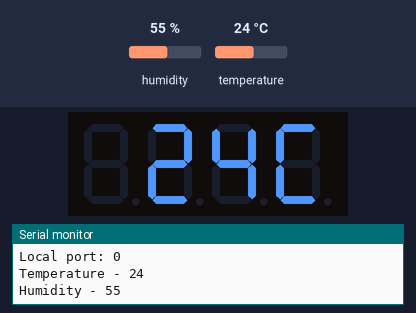
The sketch below on a simulated ESP8266 (NodeMCU). On the bench: 4-digit seven-segment display, the last lines printed to the serial monitor. The inputs (shaded band) are chosen by the test bench; at power-on: temperature 24 °C, humidity 55 %. WiFi joins after 1.5 s; servers stay silent unless stated.

Above: at 2.7 s.
2.8 s: temperature set to 12 °C
At 16.5 s:
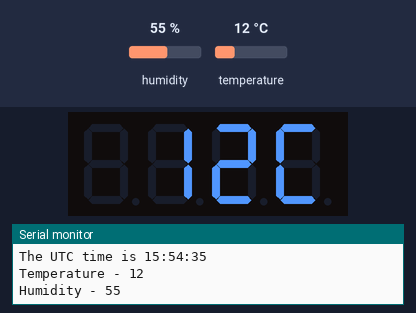
16.8 s: temperature set to 19 °C
At 30.5 s:
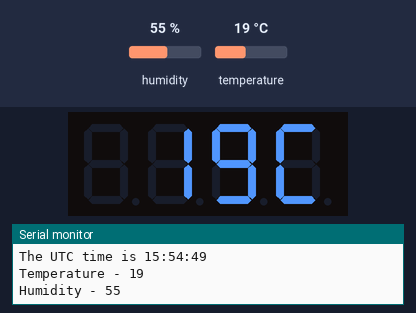
30.8 s: temperature set to 28 °C
At 44.6 s:
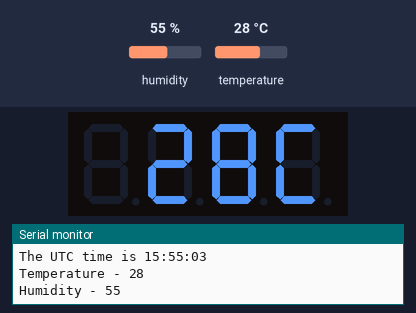
Timing chart, 0 to 46.1 s (numbered marks = the images above; inputs shaded):
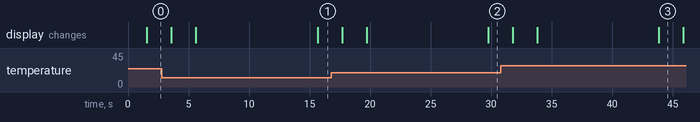

The sketch:

temptime.ino
```cpp
/*
   To display internet time, temperature and humidity on TM1637 4 digit display

   @aditya_rap

   JUGAAD TIME MACHINE
*/

#include <ESP8266WiFi.h>
#include <TM1637Display.h>
#include <SimpleDHT.h>

// get ntp time
#include <WiFiUdp.h>

char ssid[] = "xxx";  //  your network SSID (name)
char pass[] = "xxx";       // your network password

unsigned int localPort = 2390;      // local port to listen for UDP packets

IPAddress timeServerIP; // time.nist.gov NTP server address
const char* ntpServerName = "time.nist.gov";

const int NTP_PACKET_SIZE = 48; // NTP time stamp is in the first 48 bytes of the message

byte packetBuffer[ NTP_PACKET_SIZE]; //buffer to hold incoming and outgoing packets

// A UDP instance to let us send and receive packets over UDP
WiFiUDP udp;

const int TM1637_CLK = D6; //Set the CLK pin connection to the display
const int TM1637_DIO = D5; //Set the DIO pin connection to the display

const int pinDHT11 = D2; // temperature sensor pin for DHT11
SimpleDHT11 dht11;

int numCounter = 0;

unsigned long hour = 0;
unsigned long minute = 0;

const uint8_t SEG_DONE[] = {
	SEG_B | SEG_C | SEG_D | SEG_E | SEG_G,           // d
	SEG_A | SEG_B | SEG_C | SEG_D | SEG_E | SEG_F,   // O
	SEG_C | SEG_E | SEG_G,                           // n
	SEG_A | SEG_D | SEG_E | SEG_F | SEG_G            // E
	};


const uint8_t SEG_ERR[] = {
	SEG_A | SEG_D | SEG_E | SEG_F | SEG_G,  // E
	SEG_E | SEG_G,   						// r
	SEG_E | SEG_G,                         // r
	0
	};

const uint8_t LETTER_C = SEG_A | SEG_D | SEG_E | SEG_F ; // 'C'
const uint8_t LETTER_H = SEG_C | SEG_E | SEG_F | SEG_G ; // 'H'

TM1637Display display(TM1637_CLK, TM1637_DIO); //set up the 4-Digit Display.

bool getTemperatureHumidity(int&, int&); // get temp
unsigned long sendNTPpacket(IPAddress&); // prototype NTP packet sender


void setup()
{
	display.setBrightness(0x0f); //set the diplay to maximum brightness
	display.setSegments(SEG_DONE);

	Serial.begin(115200);
	// We start by connecting to a WiFi network
	Serial.print("Connecting to ");
	Serial.println(ssid);
	WiFi.begin(ssid, pass);

	while (WiFi.status() != WL_CONNECTED) {
		delay(500);
		Serial.print(".");
	}

	Serial.println("");

	Serial.println("WiFi connected");
	Serial.println("IP address: ");
	Serial.println(WiFi.localIP());

	Serial.println("Starting UDP");
	udp.begin(localPort);
	Serial.print("Local port: ");
	Serial.println(udp.localPort());
}

void loop() {

	int temperature, humidity;
	uint8_t data[] = { 0xff, 0xff, 0xff, 0xff }; // all on

	// read the temperature & humidity
	if(getTemperatureHumidity(temperature, humidity)) {

		// first display the temperture
		data[0] = temperature < 0 ? SEG_G : 0; // '-' sign

		data[1] = display.encodeDigit(temperature / 10); // first digit
		data[2] = display.encodeDigit(temperature % 10); // second digit
		data[3] = LETTER_C; // 'C' centigrade

		display.setSegments(data);

		delay(2000);

		// display humidity
		if(humidity >= 100) { //? can it ever be greater than 100 ?
			data[0] = display.encodeDigit(1);
			data[1] = data[2] = display.encodeDigit(0);
		} else {
			data[0] = 0;
			data[1] = display.encodeDigit(humidity / 10); // first digit
			data[2] = display.encodeDigit(humidity % 10); // second digit
		}
		data[3] = LETTER_H; // humidity 'H'

		display.setSegments(data);

	} else {
		display.setSegments(SEG_ERR);
	}

	//now display some time
	//get a random server from the pool
	WiFi.hostByName(ntpServerName, timeServerIP);
	sendNTPpacket(timeServerIP); // send an NTP packet to a time server

	// wait to see if a reply is available
	delay(2000);

	int cb = udp.parsePacket();

	if (!cb) {
		Serial.println("no packet yet");
		// take previous time itself
	}
	else {
		Serial.print("packet received, length=");
		Serial.println(cb);
		// We've received a packet, read the data from it
		udp.read(packetBuffer, NTP_PACKET_SIZE); // read the packet into the buffer

		//the timestamp starts at byte 40 of the received packet and is four bytes,
		// or two words, long. First, esxtract the two words:
		unsigned long highWord = word(packetBuffer[40], packetBuffer[41]);
		unsigned long lowWord = word(packetBuffer[42], packetBuffer[43]);
		// combine the four bytes (two words) into a long integer
		// this is NTP time (seconds since Jan 1 1900):
		unsigned long secsSince1900 = highWord << 16 | lowWord;

		Serial.print("Seconds since Jan 1 1900 = " );
		Serial.println(secsSince1900);

		// now convert NTP time into everyday time:
		Serial.print("Unix time = ");
		// Unix time starts on Jan 1 1970. In seconds, that's 2208988800:
		const unsigned long seventyYears = 2208988800UL;
		// subtract seventy years:
		unsigned long epoch = secsSince1900 - seventyYears;
		// print Unix time:
		Serial.println(epoch);


		// print the hour, minute and second:
		Serial.print("The UTC time is ");       // UTC is the time at Greenwich Meridian (GMT)

		epoch = epoch + 5*60*60 + 30*60; // IST ahead by 5 hrs 30 mins

		hour = ((epoch  % 86400L) / 3600);

		data[0] = display.encodeDigit(hour / 10);
		data[1] = display.encodeDigit(hour % 10);

		Serial.print(hour); // print the hour (86400 equals secs per day)
		Serial.print(':');

		minute = ((epoch % 3600) / 60);

		data[2] = display.encodeDigit(minute / 10);
		data[3] = display.encodeDigit(minute % 10);

		if (minute  < 10 ) {
		  // In the first 10 minutes of each hour, we'll want a leading '0'
		  Serial.print('0');
		}
		Serial.print((epoch  % 3600) / 60); // print the minute (3600 equals secs per minute)
		Serial.print(':');
		if ( (epoch % 60) < 10 ) {
		  // In the first 10 seconds of each minute, we'll want a leading '0'
		  Serial.print('0');
		}
		Serial.println(epoch % 60); // print the second
	}
	// display the time
	display.showNumberDecEx(hour * 100 + minute, 0xff, true);
	delay(10000);
}

bool getTemperatureHumidity(int &temp, int &hum) {
  // read without samples.
  byte temperature = 0;
  byte humidity = 0;
  int err = SimpleDHTErrSuccess;
  if ((err = dht11.read(pinDHT11, &temperature, &humidity, NULL)) != SimpleDHTErrSuccess) {
    Serial.print("Read DHT11 failed, err=");
    Serial.println(err);
    return false;
  }

  temp = (int) temperature;
  hum = (int) humidity;

  Serial.print("Temperature - ");
  Serial.println(temp);

  Serial.print("Humidity - ");
  Serial.println(hum);

  return true;
}

// send an NTP request to the time server at the given address
unsigned long sendNTPpacket(IPAddress& address)
{
  Serial.println("sending NTP packet...");
  // set all bytes in the buffer to 0
  memset(packetBuffer, 0, NTP_PACKET_SIZE);
  // Initialize values needed to form NTP request
  // (see URL above for details on the packets)
  packetBuffer[0] = 0b11100011;   // LI, Version, Mode
  packetBuffer[1] = 0;     // Stratum, or type of clock
  packetBuffer[2] = 6;     // Polling Interval
  packetBuffer[3] = 0xEC;  // Peer Clock Precision
  // 8 bytes of zero for Root Delay & Root Dispersion
  packetBuffer[12]  = 49;
  packetBuffer[13]  = 0x4E;
  packetBuffer[14]  = 49;
  packetBuffer[15]  = 52;

  // all NTP fields have been given values, now
  // you can send a packet requesting a timestamp:
  udp.beginPacket(address, 123); //NTP requests are to port 123
  udp.write(packetBuffer, NTP_PACKET_SIZE);
  udp.endPacket();
}
```
